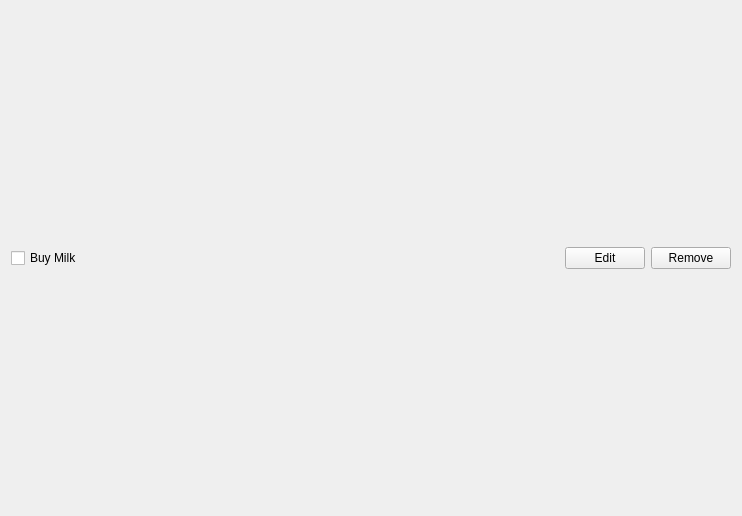
<?xml version="1.0" encoding="UTF-8"?>
<ui version="4.0">
 <class>Task</class>
 <widget class="QWidget" name="Task">
  <property name="geometry">
   <rect>
    <x>0</x>
    <y>0</y>
    <width>742</width>
    <height>516</height>
   </rect>
  </property>
  <property name="windowTitle">
   <string>Form</string>
  </property>
  <layout class="QHBoxLayout" name="horizontalLayout">
   <item>
    <widget class="QCheckBox" name="checkBox">
     <property name="text">
      <string>Buy Milk</string>
     </property>
    </widget>
   </item>
   <item>
    <spacer name="horizontalSpacer">
     <property name="orientation">
      <enum>Qt::Horizontal</enum>
     </property>
     <property name="sizeHint" stdset="0">
      <size>
       <width>40</width>
       <height>20</height>
      </size>
     </property>
    </spacer>
   </item>
   <item>
    <widget class="QPushButton" name="editButton">
     <property name="text">
      <string>Edit</string>
     </property>
    </widget>
   </item>
   <item>
    <widget class="QPushButton" name="removeButton">
     <property name="text">
      <string>Remove</string>
     </property>
    </widget>
   </item>
  </layout>
 </widget>
 <resources/>
 <connections/>
</ui>
